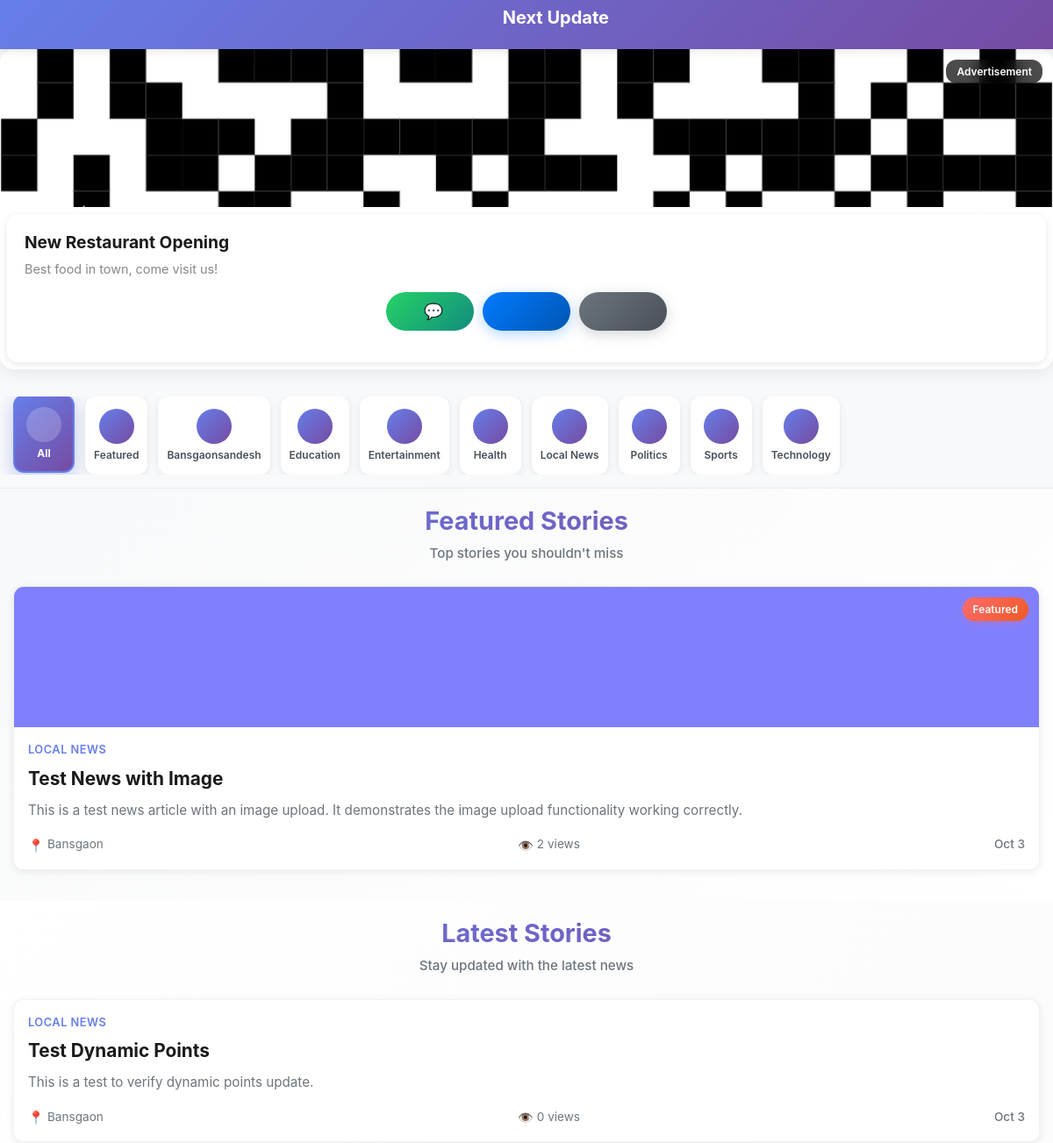
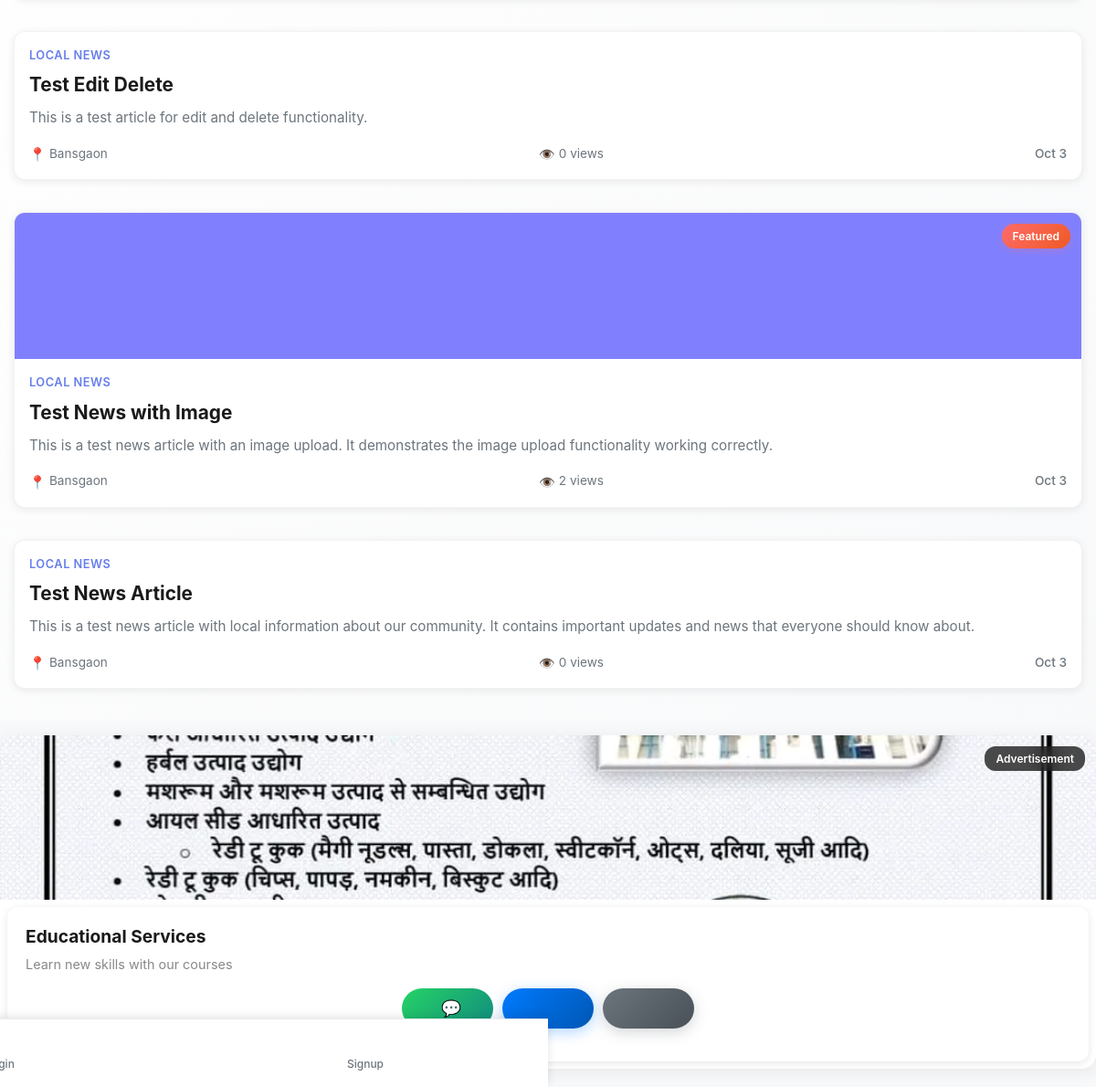
The page / on the database its author committed (2 pictures, top to bottom).
### tables this page shows
CREATE TABLE `ads` (
  `id` int NOT NULL AUTO_INCREMENT,
  `user_id` int NOT NULL,
  `position` enum('top_banner','bottom_banner','between_news','popup_modal') NOT NULL,
  `heading` varchar(200) NOT NULL,
  `description` text NOT NULL,
  `image` varchar(255) DEFAULT NULL,
  `whatsapp_number` varchar(20) DEFAULT NULL,
  `call_number` varchar(20) DEFAULT NULL,
  `website_url` varchar(255) DEFAULT NULL,
  `total_days` int NOT NULL DEFAULT '1',
  `cost_per_day` int NOT NULL DEFAULT '100',
  `total_cost` int NOT NULL DEFAULT '0',
  `status` enum('pending','approved','rejected','active','completed') NOT NULL DEFAULT 'pending',
  `start_date` date DEFAULT NULL,
  `end_date` date DEFAULT NULL,
  `admin_notes` text,
  `created_at` timestamp NOT NULL DEFAULT CURRENT_TIMESTAMP,
  `updated_at` timestamp NOT NULL DEFAULT CURRENT_TIMESTAMP ON UPDATE CURRENT_TIMESTAMP,
  `approved_at` timestamp NULL DEFAULT NULL,
  `approved_by` int DEFAULT NULL,
  PRIMARY KEY (`id`),
  KEY `user_id` (`user_id`),
  KEY `position` (`position`),
  KEY `status` (`status`),
  KEY `start_date` (`start_date`),
  KEY `end_date` (`end_date`),
  KEY `ads_admin_fk` (`approved_by`),
  CONSTRAINT `ads_admin_fk` FOREIGN KEY (`approved_by`) REFERENCES `users` (`id`) ON DELETE SET NULL,
  CONSTRAINT `ads_user_fk` FOREIGN KEY (`user_id`) REFERENCES `users` (`id`) ON DELETE CASCADE
);

CREATE TABLE `categories` (
  `id` int NOT NULL AUTO_INCREMENT,
  `name` varchar(100) NOT NULL,
  `slug` varchar(100) NOT NULL,
  `description` text,
  `is_active` tinyint(1) DEFAULT '1',
  `created_at` timestamp NULL DEFAULT CURRENT_TIMESTAMP,
  PRIMARY KEY (`id`),
  UNIQUE KEY `slug` (`slug`)
);

CREATE TABLE `news_articles` (
  `id` int NOT NULL AUTO_INCREMENT,
  `title` varchar(255) NOT NULL,
  `slug` varchar(255) NOT NULL,
  `content` text NOT NULL,
  `excerpt` text,
  `featured_image` varchar(255) DEFAULT NULL,
  `external_link` varchar(500) DEFAULT NULL,
  `category_id` int DEFAULT NULL,
  `city_id` int DEFAULT NULL,
  `user_id` int NOT NULL,
  `author_id` int DEFAULT NULL,
  `is_featured` tinyint(1) DEFAULT '0',
  `is_published` tinyint(1) DEFAULT '0',
  `is_bansgaonsandesh` tinyint(1) DEFAULT '0',
  `is_active` tinyint(1) DEFAULT '1',
  `views` int DEFAULT '0',
  `created_at` timestamp NULL DEFAULT CURRENT_TIMESTAMP,
  `updated_at` timestamp NULL DEFAULT CURRENT_TIMESTAMP ON UPDATE CURRENT_TIMESTAMP,
  PRIMARY KEY (`id`),
  UNIQUE KEY `slug` (`slug`),
  KEY `category_id` (`category_id`),
  KEY `city_id` (`city_id`),
  KEY `author_id` (`author_id`),
  KEY `user_id` (`user_id`),
  CONSTRAINT `news_articles_ibfk_1` FOREIGN KEY (`category_id`) REFERENCES `categories` (`id`),
  CONSTRAINT `news_articles_ibfk_2` FOREIGN KEY (`city_id`) REFERENCES `cities` (`id`),
  CONSTRAINT `news_articles_ibfk_3` FOREIGN KEY (`author_id`) REFERENCES `users` (`id`),
  CONSTRAINT `news_articles_ibfk_4` FOREIGN KEY (`user_id`) REFERENCES `users` (`id`)
);

CREATE TABLE `cities` (
  `id` int NOT NULL AUTO_INCREMENT,
  `name` varchar(100) NOT NULL,
  `state` varchar(100) DEFAULT NULL,
  `is_active` tinyint(1) DEFAULT '1',
  `created_at` timestamp NULL DEFAULT CURRENT_TIMESTAMP,
  PRIMARY KEY (`id`)
);

### app/views/components/ad-card.php (the view, shortened to what the rows shown need)
<?php
if (!function_exists('renderAdCard')) {
    function renderAdCard($ads, $sliderId) {
        ?>
        <div class="ad-card-container">
            <div id="<?php echo $sliderId; ?>" class="carousel slide" data-bs-ride="carousel" data-bs-interval="6000">
                <div class="carousel-inner">
                    <?php foreach ($ads as $index => $ad): ?>
                        <div class="carousel-item <?php echo $index === 0 ? 'active' : ''; ?>">
                            <div class="ad-card" onclick="trackAdClick(<?php echo $ad['id']; ?>)">
                                <div class="ad-tag">Advertisement</div>
                                <?php if ($ad['image']): ?>
                                    <div class="ad-image-wrapper">
                                        <img src="<?php echo base_url('public/' . $ad['image']); ?>"
                                             alt="<?php echo htmlspecialchars($ad['heading']); ?>"
                                             class="ad-image">
                                    </div>
                                <?php endif; ?>
                                <div class="ad-content">
                                    <h3 class="ad-title"><?php echo htmlspecialchars($ad['heading']); ?></h3>
                                    <p class="ad-description"><?php echo htmlspecialchars($ad['description']); ?></p>
                                    <div class="ad-actions">
                                        <?php if ($ad['whatsapp_number']): ?>
                                            <button class="action-btn whatsapp-btn" data-action="whatsapp" data-phone="<?php echo $ad['whatsapp_number']; ?>">
                                                <span class="whatsapp-icon">💬</span>
                                            </button>
                                        <?php endif; ?>
                                        <?php if ($ad['call_number']): ?>
                                            <button class="action-btn call-btn" data-action="call" data-phone="<?php echo $ad['call_number']; ?>">
                                                <i class="fas fa-phone"></i>
                                            </button>
                                        <?php endif; ?>
                                        <?php if ($ad['website_url']): ?>
                                            <a href="<?php echo $ad['website_url']; ?>" class="action-btn visit-btn">
                                                <i class="fas fa-globe"></i>
                                            </a>
                                        <?php endif; ?>
                                    </div>
                                </div>
                            </div>
                        </div>
                    <?php endforeach; ?>
                </div>
            </div>
        </div>
        <?php
    }
}
?>

### app/views/components/filter-tabs.php (shortened to what the rows shown need)
<div class="category-slider-container">
    <div class="category-slider" id="categorySlider">
        <?php foreach ($categories as $category): ?>
            <div class="category-item" data-filter="category-<?php echo $category['id']; ?>">
                <div class="category-icon">
                    <i class="fas fa-tag"></i>
                </div>
                <span class="category-name"><?php echo htmlspecialchars($category['name']); ?></span>
            </div>
        <?php endforeach; ?>
    </div>
</div>

### app/views/components/featured-news.php (shortened to what the rows shown need)
<div class="featured-news-section">
    <div class="section-header">
        <h2 class="section-title">Featured Stories</h2>
    </div>
    <div class="featured-news-grid">
        <?php foreach ($featured_news as $index => $news): ?>
            <div class="featured-card"
                 data-category="<?php echo $news['category_id']; ?>"
                 data-is-bansgaonsandesh="<?php echo $news['is_bansgaonsandesh']; ?>"
                 onclick="trackNewsView(<?php echo $news['id']; ?>)">
                <?php if ($news['featured_image']): ?>
                    <div class="featured-image-container">
                        <img src="<?php echo base_url('public/' . $news['featured_image']); ?>"
                             alt="<?php echo htmlspecialchars($news['title']); ?>"
                             class="featured-image">
                        <div class="featured-badge">
                            <?php if ($news['is_bansgaonsandesh']): ?>
                                <span class="badge-premium">Premium</span>
                            <?php else: ?>
                                <span class="badge-featured">Featured</span>
                            <?php endif; ?>
                        </div>
                    </div>
                <?php endif; ?>
                <div class="featured-content">
                    <div class="featured-category">
                        <?php echo htmlspecialchars($news['category_name']); ?>
                    </div>
                    <h3 class="featured-title"><?php echo htmlspecialchars($news['title']); ?></h3>
                    <p class="featured-excerpt">
                        <?php echo htmlspecialchars($news['excerpt'] ?? substr(strip_tags($news['content']), 0, 120) . '...'); ?>
                    </p>
                    <div class="featured-meta">
                        <div class="meta-item">
                            <span class="meta-icon">📍</span>
                            <span><?php echo htmlspecialchars($news['city_name']); ?></span>
                        </div>
                        <div class="meta-item">
                            <span class="meta-icon">👁️</span>
                            <span><?php echo $news['views'] ?? 0; ?> views</span>
                        </div>
                        <div class="meta-time">
                            <?php echo date('M j', strtotime($news['created_at'])); ?>
                        </div>
                    </div>
                </div>
            </div>
        <?php endforeach; ?>
    </div>
</div>

### app/views/components/latest-news.php (shortened to what the rows shown need)
<div class="latest-news-section">
    <div class="section-header">
        <h2 class="section-title">Latest Stories</h2>
    </div>
    <div class="latest-news-grid" id="newsList">
        <?php foreach ($latest_news as $index => $news): ?>
            <div class="latest-card"
                 data-category="<?php echo $news['category_id']; ?>"
                 data-is-bansgaonsandesh="<?php echo $news['is_bansgaonsandesh']; ?>"
                 onclick="trackNewsView(<?php echo $news['id']; ?>)">
                <?php if ($news['featured_image']): ?>
                    <div class="latest-image-container">
                        <img src="<?php echo base_url('public/' . $news['featured_image']); ?>"
                             alt="<?php echo htmlspecialchars($news['title']); ?>"
                             class="latest-image">
                        <div class="latest-badge">
                            <?php if ($news['is_bansgaonsandesh']): ?>
                                <span class="badge-premium">Premium</span>
                            <?php elseif ($news['is_featured']): ?>
                                <span class="badge-featured">Featured</span>
                            <?php else: ?>
                                <span class="badge-latest">Latest</span>
                            <?php endif; ?>
                        </div>
                    </div>
                <?php endif; ?>
                <div class="latest-content">
                    <div class="latest-category">
                        <?php echo htmlspecialchars($news['category_name']); ?>
                    </div>
                    <h3 class="latest-title"><?php echo htmlspecialchars($news['title']); ?></h3>
                    <p class="latest-excerpt">
                        <?php echo htmlspecialchars($news['excerpt'] ?? substr(strip_tags($news['content']), 0, 120) . '...'); ?>
                    </p>
                    <div class="latest-meta">
                        <div class="meta-item">
                            <span class="meta-icon">📍</span>
                            <span><?php echo htmlspecialchars($news['city_name']); ?></span>
                        </div>
                        <div class="meta-item">
                            <span class="meta-icon">👁️</span>
                            <span><?php echo $news['views'] ?? 0; ?> views</span>
                        </div>
                        <div class="meta-time">
                            <?php echo date('M j', strtotime($news['created_at'])); ?>
                        </div>
                    </div>
                </div>
            </div>
        <?php endforeach; ?>
    </div>
</div>

### rows shown on the page
ads: image (picture), heading "New Restaurant Opening", description "Best food in town, come visit us!"
categories: name "Education"
categories: name "Entertainment"
categories: name "Health"
categories: name "Local News"
categories: name "Politics"
categories: name "Sports"
categories: name "Technology"
news_articles: featured_image (picture), is_bansgaonsandesh "Featured", category.name "LOCAL NEWS", title "Test News with Image", excerpt "This is a test news article with an image upload. It demonstrates the image upload functionality working correctly.", city.name "Bansgaon", views "2", created_at "Oct 3"
news_articles: category.name "LOCAL NEWS", title "Test Dynamic Points", excerpt "This is a test to verify dynamic points update.", city.name "Bansgaon", views "0", created_at "Oct 3"
news_articles: category.name "LOCAL NEWS", title "Test Edit Delete", excerpt "This is a test article for edit and delete functionality.", city.name "Bansgaon", views "0", created_at "Oct 3"
news_articles: category.name "LOCAL NEWS", title "Test News Article", excerpt "This is a test news article with local information about our community. It contains important updates and news that everyone should know about.", city.name "Bansgaon", views "0", created_at "Oct 3"
ads: image (picture), heading "Educational Services", description "Learn new skills with our courses"

### other values the page prints
$page_title "Next Update"
config('admin_channel_name') "Bansgaonsandesh"
